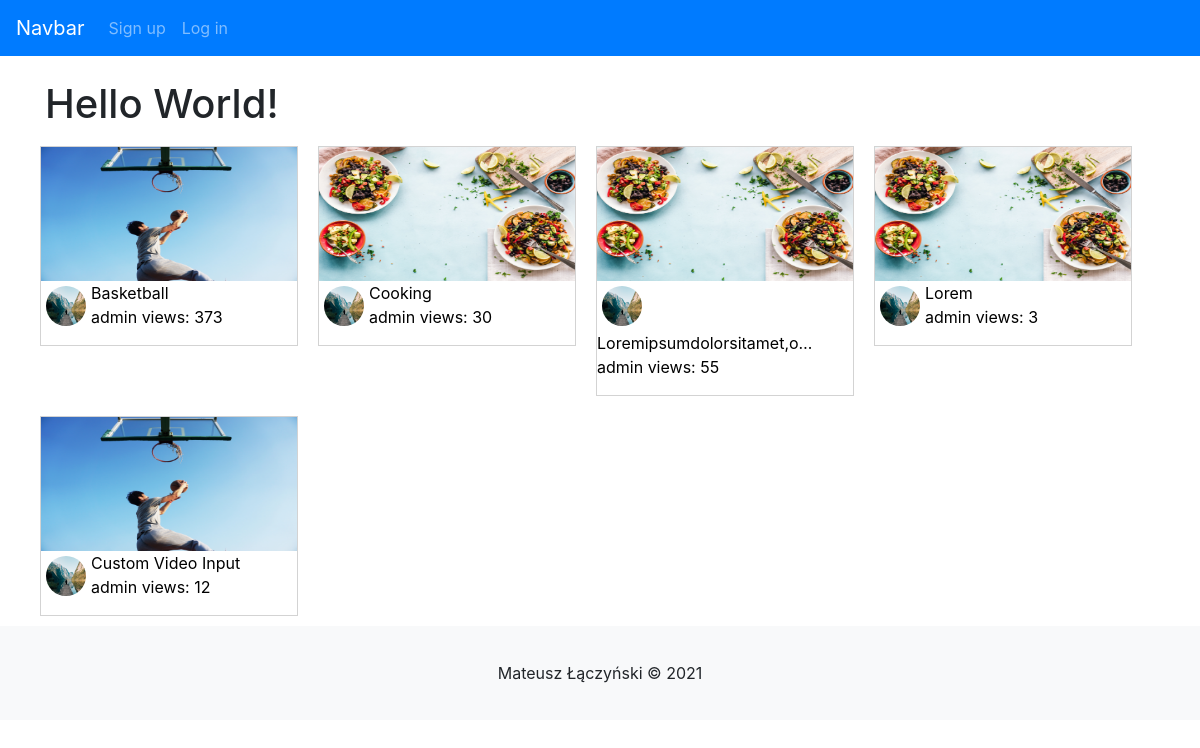
The app's page /, older data.
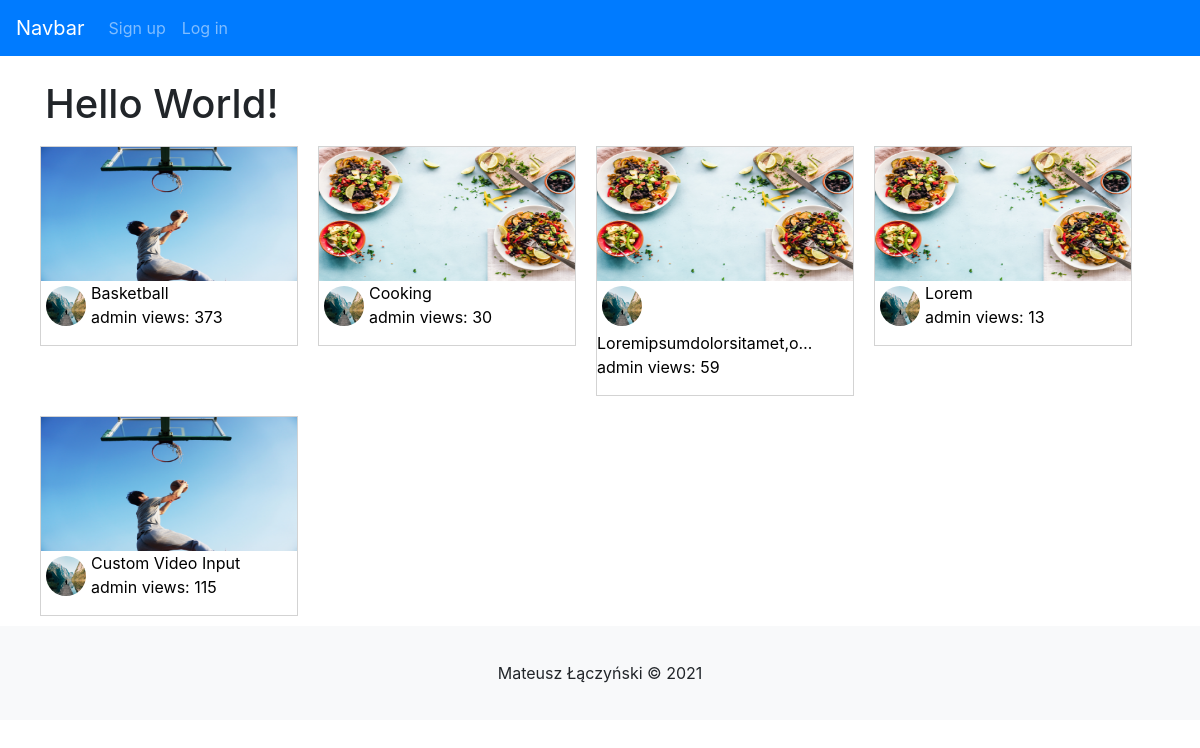
The same page, newer data.
### videos/models.py (models this page shows, shortened)
class Video(models.Model):
    title = models.CharField(max_length=120)
    description = models.TextField(max_length=1500)
    video = models.FileField(upload_to="videos")
    slug = models.SlugField(blank=True, null=True, unique=True)
    date = models.DateField(default=timezone.now)
    thumbnail = models.ImageField(upload_to="thumbnails")
    views = models.IntegerField(default=0)
    author = models.ForeignKey(User, on_delete=models.CASCADE, null=True,blank=True, related_name="author")
    likes = models.ManyToManyField(User, blank=True, related_name="video")
    def get_absolute_url(self):
        return f"/watch/{self.slug}/"

### profiles/models.py (models this page shows, shortened)
class Profile(models.Model):
    user = models.OneToOneField(User, on_delete=models.CASCADE)
    bio = models.TextField(blank=True, max_length=2000)
    birth_date = models.DateTimeField(null=True, blank=True)
    image = models.ImageField(upload_to="profile_pictures", default="profile_pictures/default.jpg")

### videos/views.py (the view)
# urls.py: path('', home, name="home"),
def home(request):
    videos = Video.objects.all()
    context = {
        "videos":videos,
    }
    return render(request,'home.html', context)

### templates/home.html (shortened to what this page needs)
{% extends "base.html"%}
{% block 'content' %}
    <h1>Hello World!</h1>
    <div class="row">
        {% for video in videos %}
                <a href="{{video.get_absolute_url}}" style="text-decoration: none;">
                    <div class="video-home-card">
                            <img style="float: left;" src="{{video.thumbnail.url}}" width="256" height="134">
                            <br>
                            <img style="float:left; border-radius:50%; padding:5px" src="{{video.author.profile.image.url}}" width="50" height="50">
                            <p style="color:black; text-decoration: none"><br>{{video.title | truncatechars:25}}<br>
                                {{video.author}} views: {{video.views}}
                            </p>
                    </div>
                </a>
        {% endfor %}
    </div>
{% endblock %}

Row changes from the older to the newer data that the page shows:
changed Video "Loremipsumdolorsitamet,o…": views "55" → "59"
changed Video "Lorem": views "3" → "13"
changed Video "Custom Video Input": views "12" → "115"
